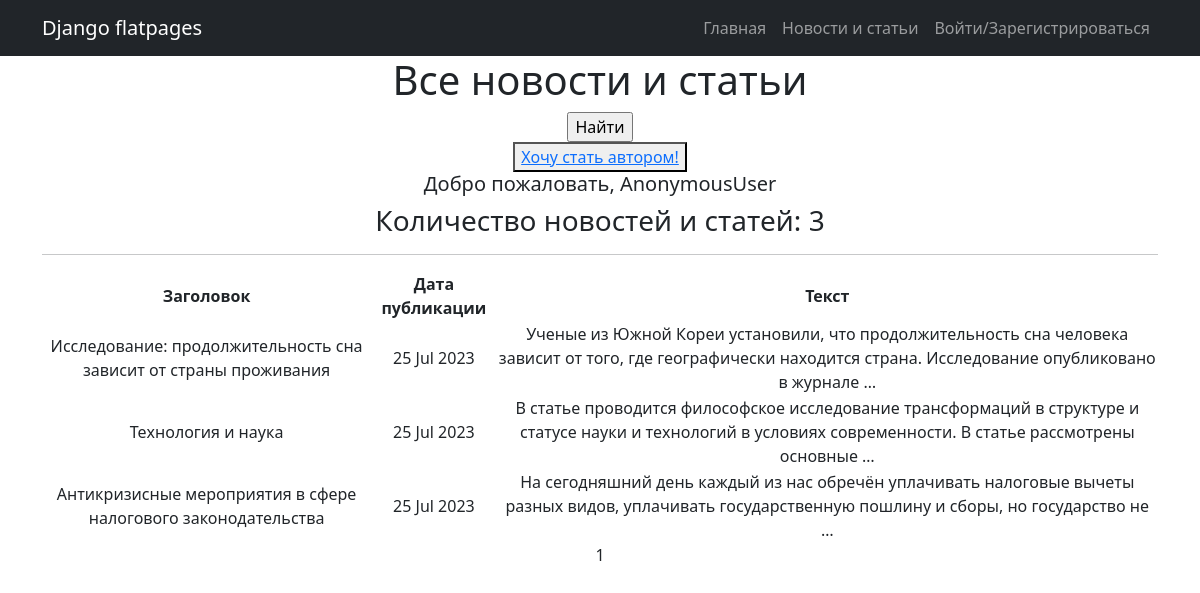
The page /posts/ on the database as committed earlier.
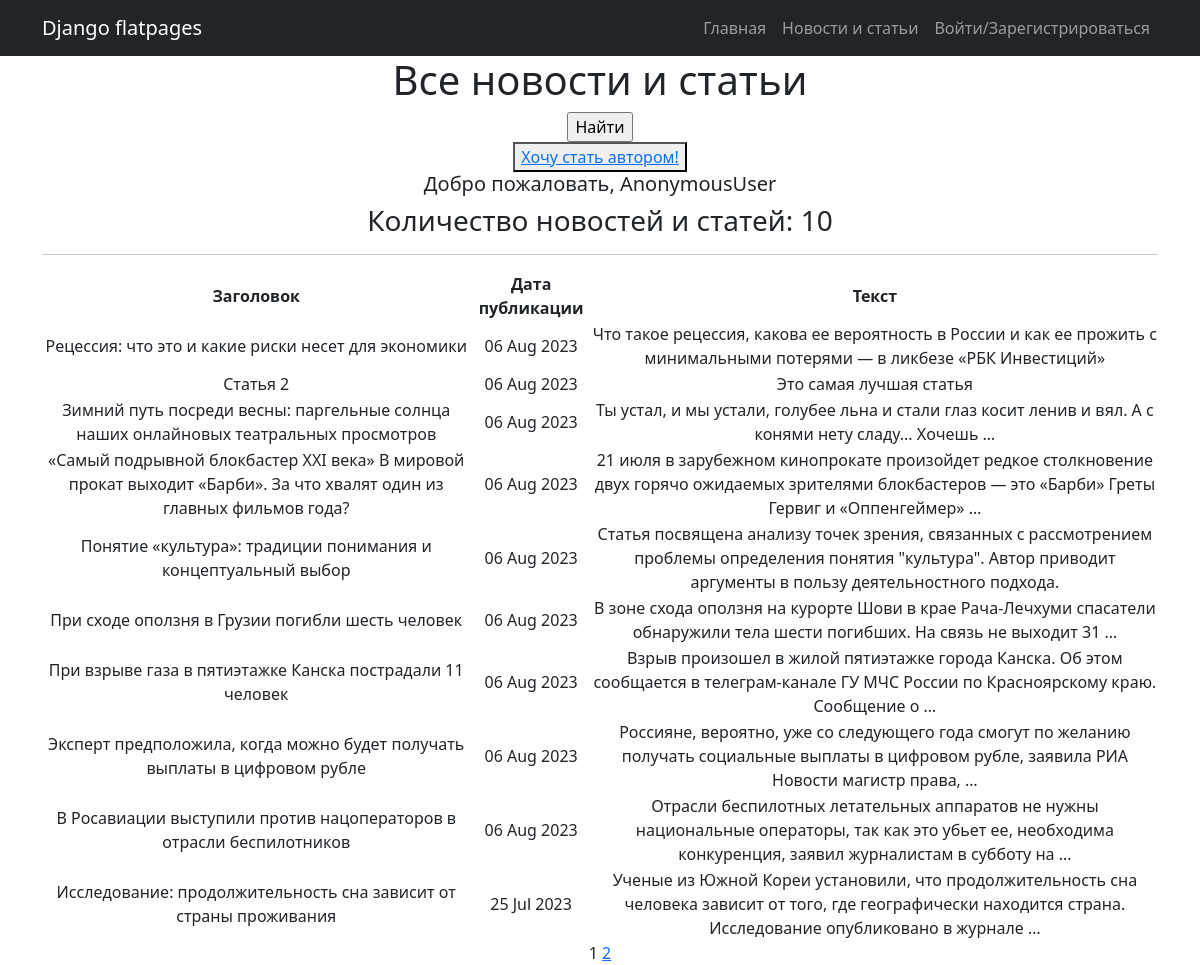
The same page on the database as committed later.
### news/models.py (models this page shows, shortened)
class Post(models.Model):
    news = 'NW'
    article = 'AR'
    CHAPTER = [
        (news, 'Новость'),
        (article, 'Статья')
    ]
    post_type = models.CharField(max_length=2, choices=CHAPTER, default=news)
    post_time = models.DateTimeField(auto_now_add=True)
    headline = models.CharField(max_length=255)
    article_text = models.TextField()
    rating = models.IntegerField(default=0)
    post_author = models.ForeignKey(Author, on_delete=models.CASCADE)
    post_category = models.ManyToManyField(Category, through='PostCategory')

### news/views.py (the view)
# urls.py: path('', PostList.as_view(), name='post_list'),
class PostList(ListView):
    model = Post
    ordering = '-post_time'
    template_name = 'posts.html'
    context_object_name = 'posts'
    paginate_by = 10
    def get_context_data(self, **kwargs):
        context = super().get_context_data(**kwargs)
        context['is_not_author'] = not self.request.user.groups.filter(name='authors').exists()
        return context

### news/templatetags/custom_filters.py (called while the page is built)
@register.filter()
def censor(value):
    if not isinstance(value, str):
        raise TypeError()
    for word in bad_words:
        value = value.replace(word, word[0] + '*' * (len(word) - 1))
    return value

### news/templatetags/custom_tags.py (called while the page is built)
@register.simple_tag(takes_context=True)
def url_replace(context, **kwargs):
    d = context['request'].GET.copy()
    for k, v in kwargs.items():
        d[k] = v
    return d.urlencode()

### templates/posts.html (shortened to what this page needs)
{% extends 'flatpages/default.html' %}
{% load custom_filters %}
{% load custom_tags %}
{% block content %}
    <h1>Все новости и статьи</h1>
    <form action="" method="get">
        <input type="submit" value="Найти" />
    </form>
    {% if is_not_author %}
    <button> <a href="upgrade/"> Хочу стать автором! </a> </button>
    {% endif %}
    <h5>Добро пожаловать, {{ request.user }}</h5>
    <h3> Количество новостей и статей: {{ posts|length }}</h3>
    <hr>
    {% if posts %}
        <table>
            <tr>
                <td><b>Заголовок</b></td>
                <td><b>Дата публикации</b></td>
                <td><b>Текст</b></td>
            </tr>
            {% for post in posts %}
            <tr>
                <td>{{ post.headline|censor }}</td>
                <td>{{ post.post_time|date:'d M Y' }}</td>
                <td>{{ post.article_text|truncatewords:20|censor }}</td>
            </tr>
            {% endfor %}
        </table>
    {% else %}
        <h2>Новостей нет!</h2>
    {% endif %}
    {{ page_obj.number }}
    {% if page_obj.has_next %}
        <a href="?{% url_replace page=page_obj.next_page_number %}">{{ page_obj.next_page_number }}</a>
    {% endif %}
{% endblock content %}

### templates/flatpages/default.html (shortened to what this page needs)
<!DOCTYPE html>
<html lang="en">
    <head>
        {% load static %}
        <link href="{% static 'css/styles.css' %}" rel="stylesheet" />
    </head>
    <body>
        <nav class="navbar navbar-expand-lg navbar-dark bg-dark static-top">
            <div class="container">
                <a class="navbar-brand" href="#">Django flatpages</a>
                <div class="collapse navbar-collapse" id="navbarResponsive">
                    <ul class="navbar-nav ms-auto">
                        <li class="nav-item">
                            <a class="nav-link" href="#">Главная</a>
                        </li>
                        <li class="nav-item">
                            <a class="nav-link" href="/posts/">Новости и статьи</a>
                        </li>
                        {% if request.user.is_active %}
                            <li class="nav-item">
                                <a class="nav-link" href="/posts/search/">Поиск</a>
                            </li>
                            <li class="nav-item">
                                <a class="nav-link" href="/accounts/logout/">Выйти</a>
                            </li>
                        {% else %}
                            <li class="nav-item">
                                <a class="nav-link" href="/accounts/login/">Войти/Зарегистрироваться</a>
                            </li>
                        {% endif %}
                    </ul>
                </div>
            </div>
        </nav>
        <div class="container">
            <div class="row">
                <div class="col-lg-12 text-center">
                    {% block content %}{% endblock content %}
                </div>
            </div>
        </div>
    </body>
</html>

Rows that differ between the two databases and show on the page:
no longer on this page (row unchanged): Post: headline|censor "Технология и наука", post_time "25 Jul 2023", article_text|censor "В статье проводится философское исследование трансформаций в структуре и статусе науки и технологий в условиях современности. В статье рассмотрены основные …"
no longer on this page (row unchanged): Post: headline|censor "Антикризисные мероприятия в сфере налогового законодательства", post_time "25 Jul 2023", article_text|censor "На сегодняшний день каждый из нас обречён уплачивать налоговые вычеты разных видов, уплачивать государственную пошлину и сборы, но государство не …"
added Post: headline|censor "Рецессия: что это и какие риски несет для экономики", post_time "06 Aug 2023", article_text|censor "Что такое рецессия, какова ее вероятность в России и как ее прожить с минимальными потерями — в ликбезе «РБК Инвестиций»"
added Post: headline|censor "Статья 2", post_time "06 Aug 2023", article_text|censor "Это самая лучшая статья"
added Post: headline|censor "Зимний путь посреди весны: паргельные солнца наших онлайновых театральных просмотров", post_time "06 Aug 2023", article_text|censor "Ты устал, и мы устали, голубее льна и стали глаз косит ленив и вял. А с конями нету сладу... Хочешь …"
added Post: headline|censor "«Самый подрывной блокбастер XXI века» В мировой прокат выходит «Барби». За что хвалят один из главных фильмов года?", post_time "06 Aug 2023", article_text|censor "21 июля в зарубежном кинопрокате произойдет редкое столкновение двух горячо ожидаемых зрителями блокбастеров — это «Барби» Греты Гервиг и «Оппенгеймер» …"
added Post: headline|censor "Понятие «культура»: традиции понимания и концептуальный выбор", post_time "06 Aug 2023", article_text|censor "Статья посвящена анализу точек зрения, связанных с рассмотрением проблемы определения понятия \"культура\". Автор приводит аргументы в пользу деятельностного подхода."
added Post: headline|censor "При сходе оползня в Грузии погибли шесть человек", post_time "06 Aug 2023", article_text|censor "В зоне схода оползня на курорте Шови в крае Рача-Лечхуми спасатели обнаружили тела шести погибших. На связь не выходит 31 …"
added Post: headline|censor "При взрыве газа в пятиэтажке Канска пострадали 11 человек", post_time "06 Aug 2023", article_text|censor "Взрыв произошел в жилой пятиэтажке города Канска. Об этом сообщается в телеграм-канале ГУ МЧС России по Красноярскому краю. Сообщение о …"
added Post: headline|censor "Эксперт предположила, когда можно будет получать выплаты в цифровом рубле", post_time "06 Aug 2023", article_text|censor "Россияне, вероятно, уже со следующего года смогут по желанию получать социальные выплаты в цифровом рубле, заявила РИА Новости магистр права, …"
added Post: headline|censor "В Росавиации выступили против нацоператоров в отрасли беспилотников", post_time "06 Aug 2023", article_text|censor "Отрасли беспилотных летательных аппаратов не нужны национальные операторы, так как это убьет ее, необходима конкуренция, заявил журналистам в субботу на …"
Other text that changed with them:
{{ posts|length }}: "3" → "10"
{{ page_obj.next_page_number }}: (not shown) → "2"
